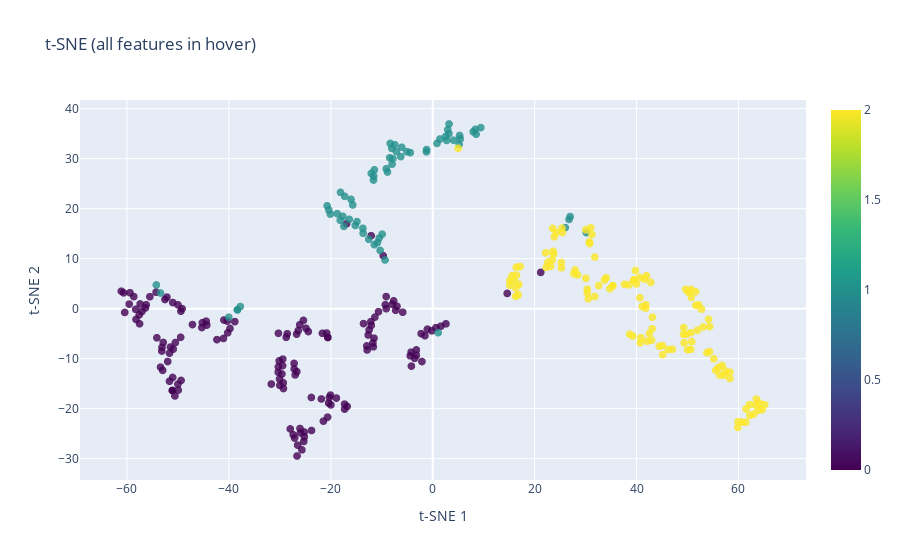

Notebook code cell kept with this figure:
### Markdown cell above
## 11. t-SNE Feature Visualization

Visualize the transformed features and classes using t-SNE.

### Code cell
fig_tsne = VisualizerFactory.make_tsne(X_transformed, y,
                                       label_map=label_map.get('species', {}),
                                       perplexity=10,
                                       random_state=42)
fig_tsne.show()

### Figure 1 — Plotly figure (JSON) as saved in the notebook; plotly's stock layout.template omitted (floating-point values rounded to 4 significant figures; data arrays with more than 128 entries replaced by an {"elided": "..."} marker saying what was removed)
{"data": [{"customdata": {"elided": "333x2 float values"}, "hovertemplate": "bill_length_mm: %{customdata[0]}<br>flipper_length_mm: %{customdata[1]}<br>label: %{text}<extra></extra>", "marker": {"color": {"elided": "333 int values"}, "colorscale": [[0, "#440154"], [0.1111, "#482878"], [0.2222, "#3e4989"], [0.3333, "#31688e"], [0.4444, "#26828e"], [0.5556, "#1f9e89"], [0.6667, "#35b779"], [0.7778, "#6ece58"], [0.8889, "#b5de2b"], [1, "#fde725"]], "opacity": 0.8, "showscale": true, "size": 8}, "mode": "markers", "text": {"elided": "333 str values"}, "type": "scattergl", "x": {"elided": "333 float values"}, "y": {"elided": "333 float values"}}], "layout": {"title": {"text": "t-SNE (all features in hover)"}, "xaxis": {"title": {"text": "t-SNE 1"}}, "yaxis": {"title": {"text": "t-SNE 2"}}}}
